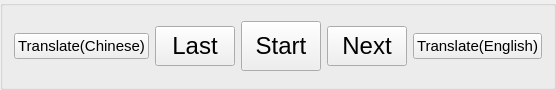
     <widget class="QGroupBox" name="groupBox">
      <property name="minimumSize">
       <size>
        <width>0</width>
        <height>90</height>
       </size>
      </property>
      <property name="maximumSize">
       <size>
        <width>16777215</width>
        <height>80</height>
       </size>
      </property>
      <property name="title">
       <string/>
      </property>
      <layout class="QHBoxLayout" name="horizontalLayout_2">
       <item>
        <layout class="QHBoxLayout" name="horizontalLayout">
         <item>
          <widget class="QPushButton" name="Translate_c">
           <property name="font">
            <font>
             <family>Ubuntu</family>
             <pointsize>11</pointsize>
            </font>
           </property>
           <property name="text">
            <string>Translate(Chinese)</string>
           </property>
          </widget>
         </item>
         <item>
          <widget class="QPushButton" name="Last">
           <property name="minimumSize">
            <size>
             <width>0</width>
             <height>40</height>
            </size>
           </property>
           <property name="font">
            <font>
             <family>Ubuntu</family>
             <pointsize>18</pointsize>
             <weight>50</weight>
             <italic>false</italic>
             <bold>false</bold>
            </font>
           </property>
           <property name="styleSheet">
            <string notr="true">font: 18pt &quot;Ubuntu&quot;</string>
           </property>
           <property name="text">
            <string>Last</string>
           </property>
          </widget>
         </item>
         <item>
          <widget class="QPushButton" name="Start">
           <property name="minimumSize">
            <size>
             <width>0</width>
             <height>50</height>
            </size>
           </property>
           <property name="font">
            <font>
             <family>Ubuntu</family>
             <pointsize>18</pointsize>
             <weight>50</weight>
             <italic>false</italic>
             <bold>false</bold>
            </font>
           </property>
           <property name="styleSheet">
            <string notr="true">font: 18pt &quot;Ubuntu&quot;</string>
           </property>
           <property name="text">
            <string>Start</string>
           </property>
          </widget>
         </item>
         <item>
          <widget class="QPushButton" name="Next">
           <property name="minimumSize">
            <size>
             <width>0</width>
             <height>40</height>
            </size>
           </property>
           <property name="font">
            <font>
             <family>Ubuntu</family>
             <pointsize>18</pointsize>
             <weight>50</weight>
             <italic>false</italic>
             <bold>false</bold>
            </font>
           </property>
           <property name="styleSheet">
            <string notr="true">font: 18pt &quot;Ubuntu&quot;</string>
           </property>
           <property name="text">
            <string>Next</string>
           </property>
          </widget>
         </item>
         <item>
          <widget class="QPushButton" name="English">
           <property name="font">
            <font>
             <family>Ubuntu</family>
             <pointsize>11</pointsize>
            </font>
           </property>
           <property name="text">
            <string>Translate(English)</string>
           </property>
          </widget>
         </item>
        </layout>
       </item>
      </layout>
     </widget>
